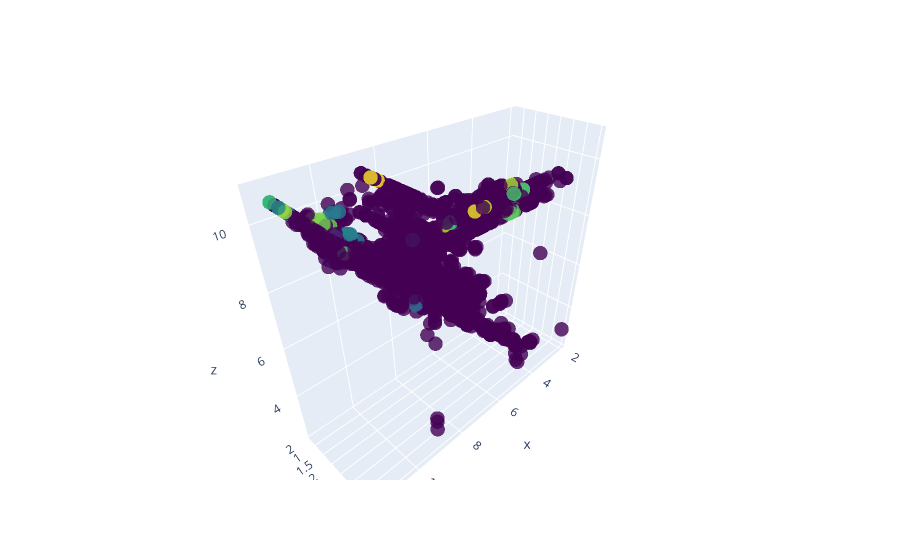

This figure's notebook cell:
### Code cell
fig = go.Figure(data=go.Scatter3d(
    x=df_normalized.iloc[:, 0],
    y=df_normalized.iloc[:, 1],
    z=df_normalized.iloc[:, 2],
    mode='markers',
    marker=dict(
        size=5,
        color=labels_dbscan,  # set color to the DBSCAN labels
        colorscale='Viridis',
        opacity=0.8
    )
))

fig.show()

### Figure 1 — Plotly figure (JSON) as saved in the notebook; plotly's stock layout.template omitted (floating-point values rounded to 4 significant figures; data arrays with more than 128 entries replaced by an {"elided": "..."} marker saying what was removed)
{"data": [{"marker": {"color": {"elided": "2704 int values"}, "colorscale": [[0, "#440154"], [0.1111, "#482878"], [0.2222, "#3e4989"], [0.3333, "#31688e"], [0.4444, "#26828e"], [0.5556, "#1f9e89"], [0.6667, "#35b779"], [0.7778, "#6ece58"], [0.8889, "#b5de2b"], [1, "#fde725"]], "opacity": 0.8, "size": 5}, "mode": "markers", "type": "scatter3d", "x": {"elided": "2704 float values"}, "y": {"elided": "2704 float values"}, "z": {"elided": "2704 float values"}}], "layout": {}}
